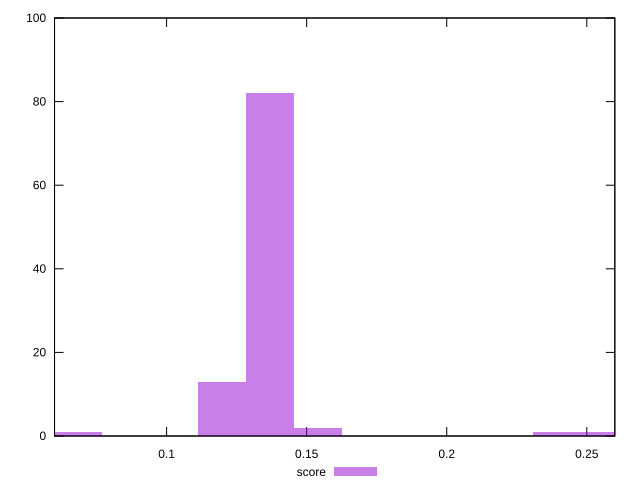

Generate this figure with gnuplot:
reset

$score <<EOF
0.23944712161835785 1
0.06841346331953081 1
0.13682692663906162 82
0.15393029246894432 2
0.11972356080917892 13
0.25655048744824055 1
EOF

set key outside below
set boxwidth 0.017103365829882703
set xrange [0.06:0.26]
set yrange [0:100]
set trange [0:100]
set style fill transparent solid 0.5 noborder
set terminal svg size 640, 490 enhanced background rgb 'white'
set output "reports/report_00032_2021-02-25T10-28-15.087Z/first-meaningful-paint/samples/astro/score/histogram.svg"

plot $score title "score" with boxes

reset
